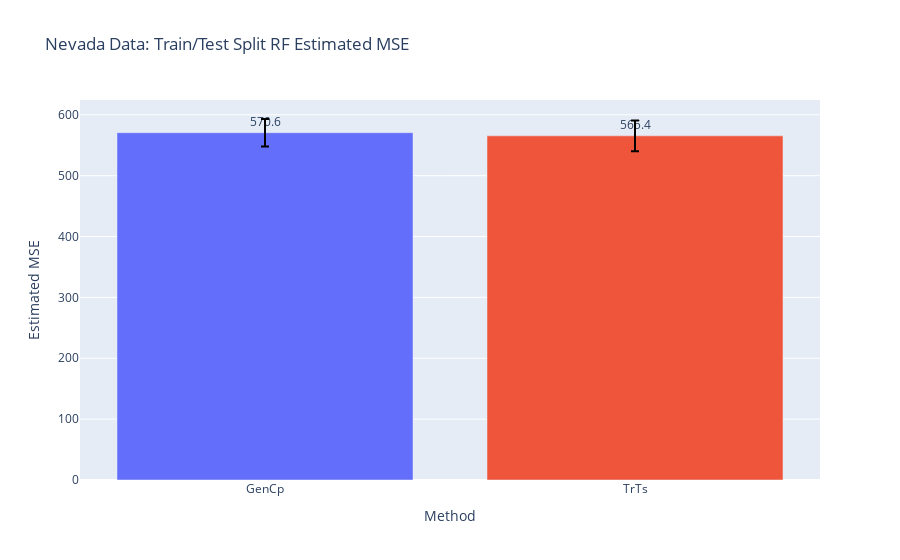

The notebook cell this image was saved under:
### Code cell
fig_spat = make_subplots(
    rows=1, cols=1
)

df_spat = pd.DataFrame({
    'GenCp': res_gen_spat,
    'TrTs': res_kfcv_spat[:20],
})

fig_spat.add_trace(go.Bar(
    x=df_spat.columns,
    y=df_spat.mean(),
    marker_color=px.colors.qualitative.Plotly,
    text=np.around(df_spat.mean(),1),
    textposition='outside',
    error_y=dict(
            type='data',
            color='black',
            array=df_spat.std(),
        )
), row=1, col=1)

fig_spat.update_yaxes(title_text="Estimated MSE", row=1, col=1)
fig_spat.update_xaxes(title_text="Method", row=1, col=1)
fig_spat.update_layout(title="Nevada Data: Train/Test Split RF Estimated MSE", showlegend=False)
fig_spat.show()

### Figure 1 — Plotly figure (JSON) as saved in the notebook; plotly's stock layout.template omitted (floating-point values rounded to 4 significant figures)
{"data": [{"error_y": {"array": [22.49, 25.25], "color": "black", "type": "data"}, "marker": {"color": ["#636EFA", "#EF553B", "#00CC96", "#AB63FA", "#FFA15A", "#19D3F3", "#FF6692", "#B6E880", "#FF97FF", "#FECB52"]}, "text": [570.6, 565.4], "textposition": "outside", "type": "bar", "x": ["GenCp", "TrTs"], "xaxis": "x", "y": [570.6, 565.4], "yaxis": "y"}], "layout": {"showlegend": false, "title": {"text": "Nevada Data: Train/Test Split RF Estimated MSE"}, "xaxis": {"anchor": "y", "domain": [0, 1], "title": {"text": "Method"}}, "yaxis": {"anchor": "x", "domain": [0, 1], "title": {"text": "Estimated MSE"}}}}
